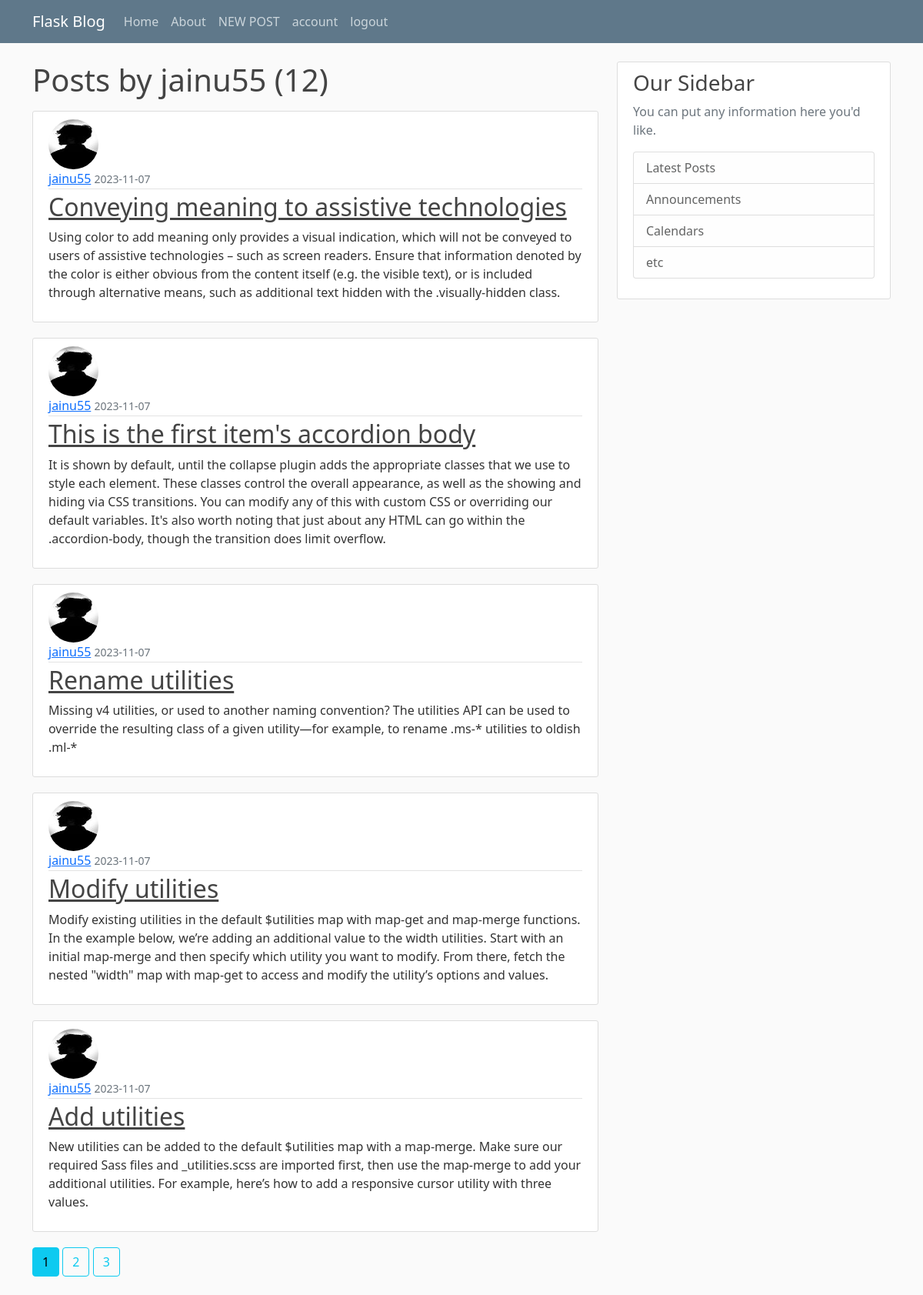
The page /user/jainu55 (signed in) on the database its author committed.
### flaskblog/models.py (models this page shows, shortened)
class User(db.Model, UserMixin):
    id=db.Column(db.Integer, primary_key=True)
    username=db.Column(db.String(20), unique=True, nullable=False)
    email=db.Column(db.String(120), unique=True, nullable=False)
    image_file = db.Column(db.String(20), nullable=True, default='default.jpg')
    password = db.Column(db.String(60), nullable=False)
    posts = db.relationship('Post', backref='author', lazy=True)

class Post(db.Model):
    id =db.Column(db.Integer, primary_key=True)
    title = db.Column(db.String(100),nullable=False)
    date_posted = db.Column(db.DateTime, nullable=True, default=datetime.utcnow)
    content = db.Column(db.Text, nullable=False)
    user_id = db.Column(db.Integer, db.ForeignKey('user.id'), nullable=False)

### flaskblog/routes.py (the view)
@app.route("/user/<string:username>")
def user_posts(username):
    page = request.args.get('page', 1, type=int)
    user = User.query.filter_by(username=username).first_or_404()
    posts = Post.query.filter_by(author=user)\
    .order_by(Post.date_posted.desc())\
    .paginate(page=page, per_page=5)
    return render_template('user_posts.html',posts=posts, user=user)

### flaskblog/models.py (called while the page is built)
@Login_manager.user_loader
def load_user(user_id):
    return User.query.get(int(user_id))

### flaskblog/templates/user_posts.html
{% extends "layout.html" %}
{% block content %}
    <h1 class="mb-3">Posts by {{ user.username }} ({{ posts.total }})</h1>
    {% for post in posts.items %}
        <article class="media content-section">
          <img class="rounded-circle article-img" src="{{ url_for('static', filename='profile_pics/' + post.author.image_file) }}">
          <div class="media-body">
            <div class="article-metadata">
              <a class="mr-2" href="{{ url_for('user_posts', username=post.author.username) }}">{{ post.author.username }}</a>
              <small class="text-muted">{{ post.date_posted.strftime('%Y-%m-%d') }}</small>
            </div>
            <h2><a class="article-title" href="{{ url_for('post', post_id=post.id) }}">{{ post.title }}</a></h2>
            <p class="article-content">{{ post.content }}</p>
          </div>
        </article>
    {% endfor %}
    {% for page_num in posts.iter_pages(left_edge=1, right_edge=1, left_current=1, right_current=2) %}
      {% if page_num %}
        {% if posts.page == page_num %}
          <a class="btn btn-info mb-4" href="{{ url_for('user_posts', username=user.username, page=page_num) }}">{{ page_num }}</a>
        {% else %}
          <a class="btn btn-outline-info mb-4" href="{{ url_for('user_posts', username=user.username, page=page_num) }}">{{ page_num }}</a>
        {% endif %}
      {% else %}
        ...
      {% endif %}
    {% endfor %}
{% endblock content %}

### flaskblog/static/main.css (style rules this page uses)
body { background: #fafafa; color: #333333; margin-top: 5rem; }
h1, h2, h3, h4, h5, h6 { color: #444444; }
.content-section { background: #ffffff; padding: 10px 20px; border: 1px solid #dddddd; border-radius: 3px; margin-bottom: 20px; }
.article-title { color: #444444; }
.article-content { white-space: pre-line; }
.article-img { height: 65px; width: 65px; margin-right: 16px; }
.article-metadata { padding-bottom: 1px; margin-bottom: 4px; border-bottom: 1px solid #e3e3e3 }

### rows shown on the page
User: username "jainu55"
Post: image_file (picture), author.username "jainu55", date_posted "2023-11-07", title "Conveying meaning to assistive technologies", content "Using color to add meaning only provides a visual indication, which will not be conveyed to users of assistive technologies – such as screen readers. Ensure that information denoted by the color is either obvious from the content itself (e.g. the visible text), or is included through alternative means, such as additional text hidden with the .visually-hidden class."
Post: image_file (picture), author.username "jainu55", date_posted "2023-11-07", title "This is the first item's accordion body", content "It is shown by default, until the collapse plugin adds the appropriate classes that we use to style each element. These classes control the overall appearance, as well as the showing and hiding via CSS transitions. You can modify any of this with custom CSS or overriding our default variables. It's also worth noting that just about any HTML can go within the .accordion-body, though the transition does limit overflow."
Post: image_file (picture), author.username "jainu55", date_posted "2023-11-07", title "Rename utilities", content "Missing v4 utilities, or used to another naming convention? The utilities API can be used to override the resulting class of a given utility—for example, to rename .ms-* utilities to oldish .ml-*"
Post: image_file (picture), author.username "jainu55", date_posted "2023-11-07", title "Modify utilities", content "Modify existing utilities in the default $utilities map with map-get and map-merge functions. In the example below, we’re adding an additional value to the width utilities. Start with an initial map-merge and then specify which utility you want to modify. From there, fetch the nested \"width\" map with map-get to access and modify the utility’s options and values."
Post: image_file (picture), author.username "jainu55", date_posted "2023-11-07", title "Add utilities", content "New utilities can be added to the default $utilities map with a map-merge. Make sure our required Sass files and _utilities.scss are imported first, then use the map-merge to add your additional utilities. For example, here’s how to add a responsive cursor utility with three values."

### other values the page prints
{{ posts.total }} "12"
{{ page_num }} "1"
{{ page_num }} "2" "3"
